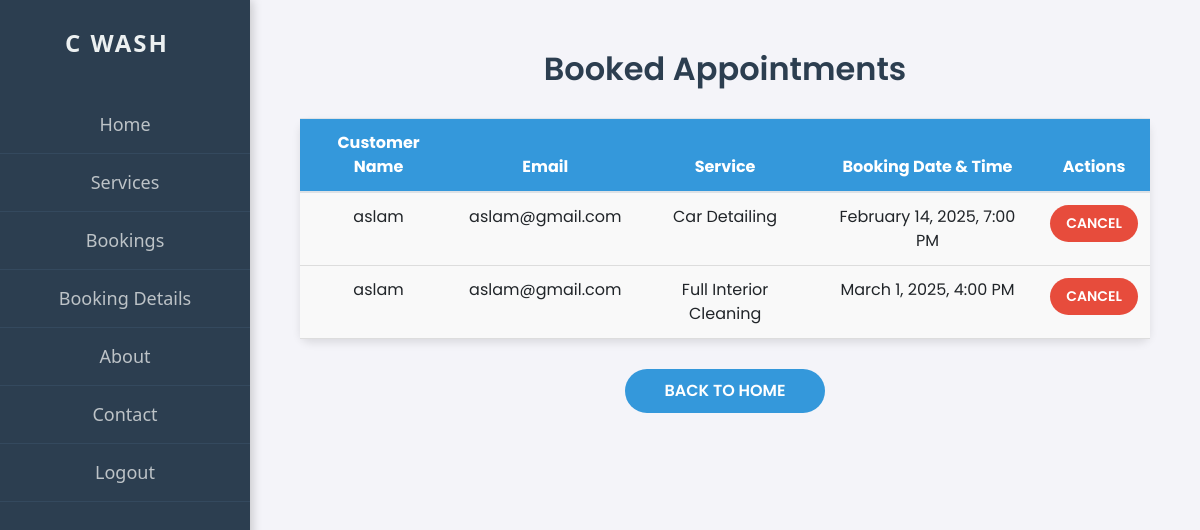
Page /view_appointments/ (signed in) on the committed database.
### app/models.py (models this page shows, shortened)
class Appointment(models.Model):
    user = models.ForeignKey(User, on_delete=models.CASCADE, related_name='appointments')
    name = models.CharField(max_length=100)
    email = models.EmailField()
    service = models.CharField(max_length=100)
    date = models.DateTimeField()

### app/views.py (the view)
# urls.py: path('view_appointments/', views.view_appointments, name='view_appointments'),
@login_required
def view_appointments(request):
    appointments = Appointment.objects.filter(user=request.user)
    return render(request, 'user/view_appointments.html', {'appointments': appointments})

### templates/user/view_appointments.html (shortened to what this page needs)
<!DOCTYPE html>
<html lang="en">
<head>
    <link rel="stylesheet" href="https://maxcdn.bootstrapcdn.com/bootstrap/4.5.2/css/bootstrap.min.css">
</head>
<body>
    <div class="sidebar">
        <div class="navbar-brand">C WASH</div>
        <a href="/user_home">Home</a>
        <a href="/services">Services</a>
        <a href="/book_appointment">Bookings</a>
        <a href="#">Booking Details</a>
        <a href="/about">About</a>
        <a href="/contact">Contact</a>
        <a href="/shp_logout">Logout</a>
    </div>
    <h2>Booked Appointments</h2>
    <table class="table">
        <thead>
            <tr>
                <th>Customer Name</th>
                <th>Email</th>
                <th>Service</th>
                <th>Booking Date & Time</th>
                <th>Actions</th>
            </tr>
        </thead>
        <tbody>
            {% for appointment in appointments %}
                <tr>
                    <td>{{ appointment.name }}</td>
                    <td>{{ appointment.email }}</td>
                    <td>{{ appointment.service }}</td>
                    <td>{{ appointment.date|date:"F j, Y, g:i A" }}</td>
                    <td>
                        <form action="{% url 'delete_appointment' appointment.id %}" method="POST" style="display:inline;">
                            <button type="submit" class="btn-delete">Cancel</button>
                        </form>
                    </td>
                </tr>
            {% empty %}
                <tr>
                    <td colspan="5">No appointments found.</td>
                </tr>
            {% endfor %}
        </tbody>
    </table>
    <a href="/" class="btn-back">Back to Home</a>
</body>
</html>

### templates/user/view_appointments.html (style rules this page uses)
body { font-family: 'Poppins', sans-serif; background-color: #f4f4f9; margin-left: 250px; padding: 50px; }
.sidebar { height: 100vh; width: 250px; background-color: #2C3E50; color: #fff; position: fixed; top: 0; left: 0; padding-top: 20px; display: flex; flex-direction: column; align-items: center; font-family: 'Segoe UI', Tahoma, Geneva, Verdana, sans-serif; box-shadow: 2px 0px 10px rgba(0, 0, 0, 0.2); }
.navbar-brand { font-size: 24px; font-weight: bold; letter-spacing: 2px; margin-bottom: 30px; color: #ecf0f1; text-transform: uppercase; text-align: center; transition: all 0.3s ease; }
.sidebar a { text-decoration: none; color: #bdc3c7; font-size: 18px; padding: 15px 25px; width: 100%; text-align: center; transition: all 0.3s ease; border-bottom: 1px solid #34495e; }
h2 { font-weight: 600; color: #2C3E50; text-align: center; margin-bottom: 30px; }
table { width: 100%; background-color: #ffffff; box-shadow: 0 4px 8px rgba(0, 0, 0, 0.1); border-radius: 10px; margin-top: 20px; }
th, td { padding: 15px; text-align: center; border-bottom: 1px solid #ddd; }
th { background-color: #3498db; color: white; }
td { background-color: #f9f9f9; }
.btn-back { background-color: #3498db; border: none; padding: 10px 20px; color: white; font-size: 16px; font-weight: 600; text-transform: uppercase; border-radius: 25px; margin-top: 30px; display: block; width: 200px; margin-left: auto; margin-right: auto; text-align: center; }
.btn-delete { background-color: #e74c3c; border: none; color: white; padding: 8px 16px; font-size: 14px; font-weight: 600; text-transform: uppercase; border-radius: 25px; cursor: pointer; }

### rows in the picture
Appointment: name "aslam", email "aslam@gmail.com", service "Car Detailing", date "February 14, 2025, 7:00 PM"
Appointment: name "aslam", email "aslam@gmail.com", service "Full Interior Cleaning", date "March 1, 2025, 4:00 PM"
